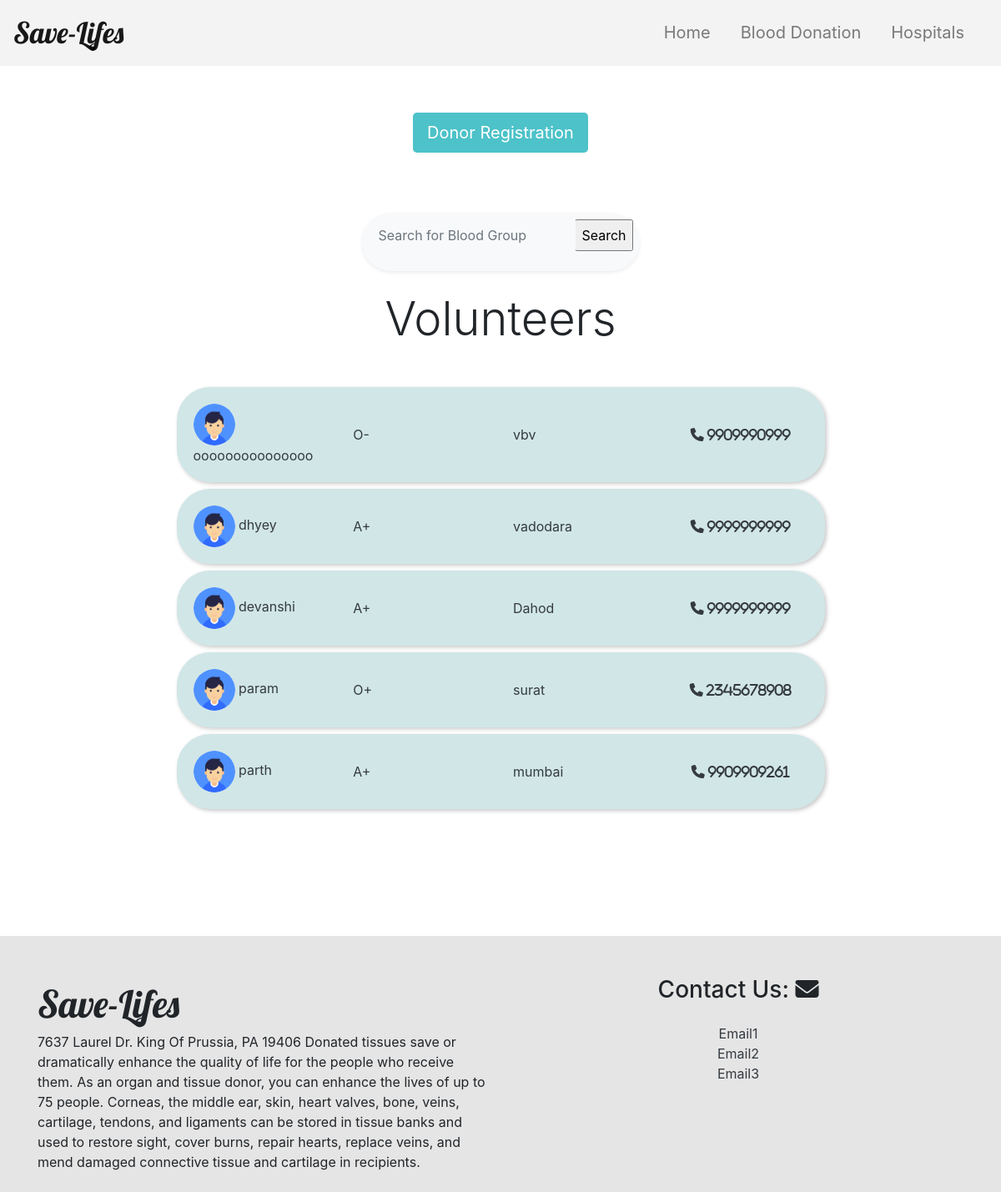
The app's page /Blood_Donation/Volunteer/, older data.
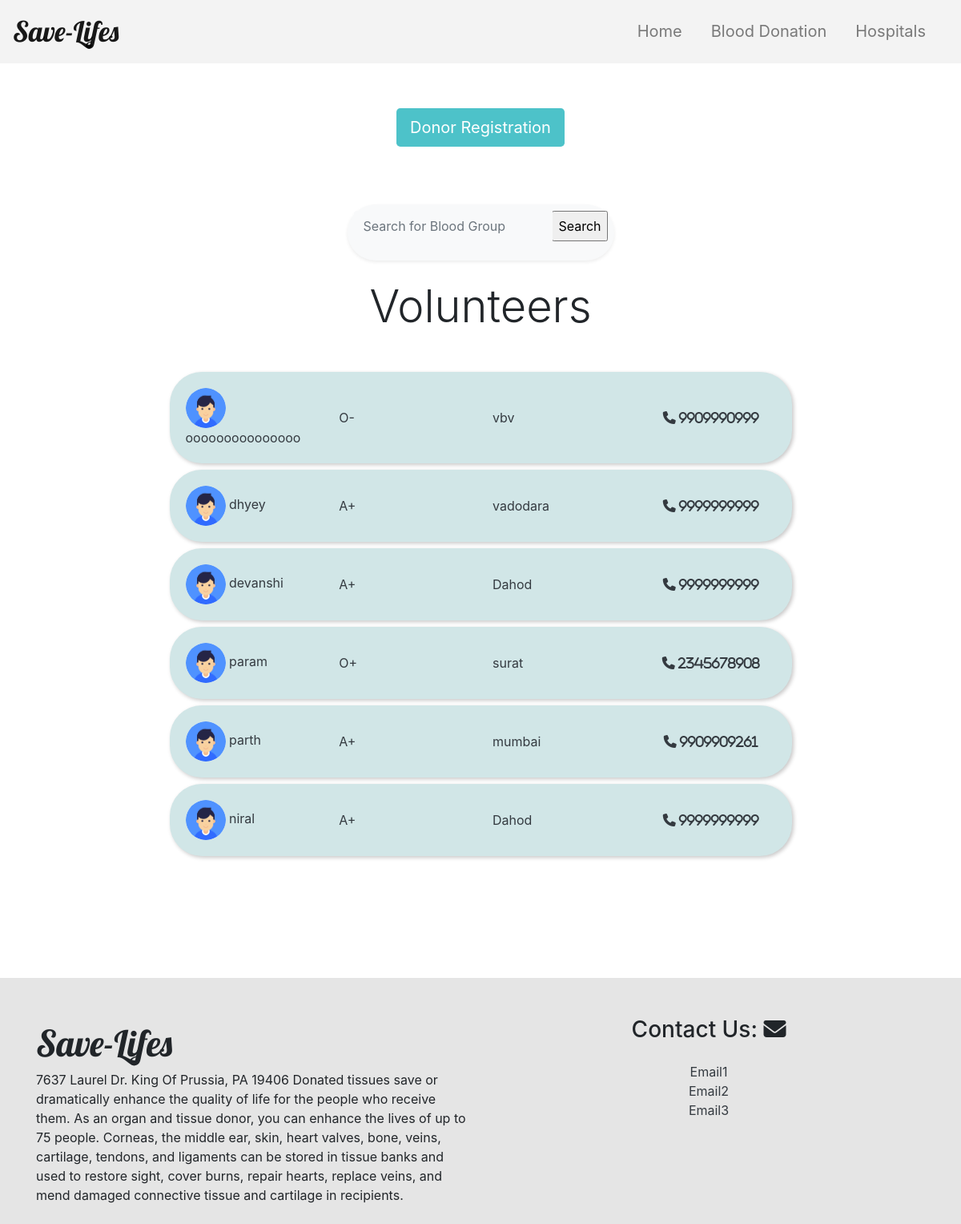
The same page, newer data.
### blood_donation/models.py (models this page shows)
class Volunteer(models.Model):
    volunteer_email=models.CharField(max_length=50,primary_key=True,help_text ='write your email')
    volunteer_name=models.CharField(max_length=30)
    volunteer_city=models.CharField(max_length=20)
    volunteer_mobile_no=models.CharField(max_length=10)
    volunteer_bloodGroup=models.CharField(max_length=10,default=None)
    volunteer_gender=models.CharField(max_length=10,default=None)

### blood_donation/views.py (the view)
# urls.py: url('Volunteer/',VolunteerPage),
def VolunteerPage(request):
    volunteers=Volunteer.objects.all()
    return render(request, 'volunteer.html',  {'volunteers':volunteers})

### blood_donation/templates/volunteer.html (shortened to what this page needs)
<html>
<head>
    {% load static %}
    <link rel="stylesheet" type="text/css" href="{% static 'css/style3.css' %}">
    <link rel="stylesheet" href="https://stackpath.bootstrapcdn.com/bootstrap/4.4.1/css/bootstrap.min.css">
</head>
<body>
    <nav class="navbar navbar-expand-lg navbar-light sticky-top" style="background-color: rgb(243, 243, 243);">
        <a class="navbar-brand" href="#" style="font-size: 35px;">Save-Lifes</a>
        <div class="collapse navbar-collapse justify-content-end" id="navbarNavAltMarkup">
            <div class="navbar-nav" style="font-size: 20px;">
                <a class="nav-item nav-link" href="/Home/Homepage">Home</a>
                <a class="nav-item nav-link" href="/Blood_Donation/BloodDonationHome">Blood Donation<span class="sr-only">(current)</span></a>
                <a class="nav-item nav-link" href="/Hospital/Mainpage">Hospitals</a>
            </div>
        </div>
    </nav>
    <div class="container">
        <div class="text-center align-items-center py-5 my-2 mb-4">
            <a id="volbtn2" class="btn text-center btn-lg " data-toggle="modal" data-target="#donorModal" style="margin:auto;">Donor Registration</a>
        </div>
        <div class="p-2 bg-light rounded-pill shadow-sm my-4" style="width:30%;margin: auto;">
            <form action="/Blood_Donation/searchBloodGroup/" method="GET" value="{{request.GET.q}}">
                <div class="input-group">
                    <input id="search" type="text" name="q" value="{{request.GET.q}}" placeholder="Search for Blood Group" aria-describedby="button-addon1" class="form-control border-0 bg-light" style="box-shadow: none;">
                    <div class="input-group-append">
                        <input type="submit" name="submit" value="Search" />
                    </div>
                </div>
            </form>
        </div>
         {% if volunteers %}
        <h2 class="mb-5 text-center display-4">Volunteers</h2>
        {% endif %} {% for vol in volunteers%}
        <div class="card my-2 text-dark biLeft " style="background:rgb(209, 230, 231) ;width: 70%; margin: auto;border-radius: 40px;  box-shadow: 2px 2px 5px .1px rgb(201, 200, 200);border:none">
            <div class="card-body">
                <div class="row">
                    <div class="col">
                        <img src="{% static 'images/user.png' %}" alt="Avatar" style="width:50px; border-radius: 50%;"> {{vol.volunteer_name}}
                    </div>
                    <div class="col">
                        {{vol.volunteer_bloodGroup}}
                    </div>
                    <div class="col">
                        {{vol.volunteer_city}}
                    </div>
                    <div class="col text-center">
                        <i class="fa fa-phone" aria-hidden="true"> {{vol.volunteer_mobile_no}}</i>
                    </div>
                </div>
            </div>
        </div>
        {% endfor%}
        <br>
        <br>
        <br>
        <br>
        <br>
        <br>
    </div>
    <footer class="pt-5 pb-2 " style="background-color: rgba(0, 0, 0, 0.1) ">
        <div class="container ">
            <div class="row ">
                <div class="col-lg-6 col-md-12 mb-4 mb-md-0 ">
                    <div class="logo-part ">
                        <a class="w-50 logo-footer " style=" font-family: 'Lobster', cursive; font-size: 45px; "> Save-Lifes</a>
                        <p>7637 Laurel Dr. King Of Prussia, PA 19406 Donated tissues save or dramatically enhance the quality of life for the people who receive them. As an organ and tissue donor, you can enhance the lives of up to 75 people. Corneas, the
                            middle ear, skin, heart valves, bone, veins, cartilage, tendons, and ligaments can be stored in tissue banks and used to restore sight, cover burns, repair hearts, replace veins, and mend damaged connective tissue and cartilage
                            in recipients.
                        </p>
                    </div>
                </div>
                <div class="col-lg-6 col-md-12 mb-4 mb-md-0 text-center ">
                    <h3 class="text mb-4 ">Contact Us: <i class="fa fa-envelope " aria-hidden="true "></i>
                    </h3>
                    <ul class="list-unstyled ">
                        <li>
                            <a href="#! " class="text-dark ">Email1</a>
                        </li>
                        <li>
                            <a href="#! " class="text-dark ">Email2</a>
                        </li>
                        <li>
                            <a href="#! " class="text-dark ">Email3</a>
                        </li>
                    </ul>
                </div>
            </div>
        </div>
    </footer>
</body>

### blood_donation/static/css/style3.css (style rules this page uses)
.navbar-brand { font-family: 'Lobster', cursive; font-size: 30px; }
.navbar-nav a:after, .navbar-nav a:before { transition: all .5s; }
.navbar-nav a { position: relative; margin-right: 20px; }
.navbar-nav a:after { position: absolute; bottom: 0; left: 0; right: 0; margin: auto; width: 0%; content: '.'; color: transparent; background: #aaa; height: 1px; }
div.card { box-shadow: 7px 6px 8px -1px rgba(163, 163, 163, 0.71); border-radius: 20px; background-color: rgb(209, 230, 231); border: none; }
a#volbtn2 { background-color: rgb(77, 194, 201); color: white; }
div.p-2 input[type=text] { box-shadow: 2px 2px 8px 1px rgb(0, 0, 0); }
.col { margin: auto; }
.biLeft { animation: bounce-in-left 1s both; animation-delay: 0s; }

Row changes from the older to the newer data that the page shows:
added Volunteer: volunteer_name "niral", volunteer_bloodGroup "A+", volunteer_city "Dahod", volunteer_mobile_no "9999999999"
